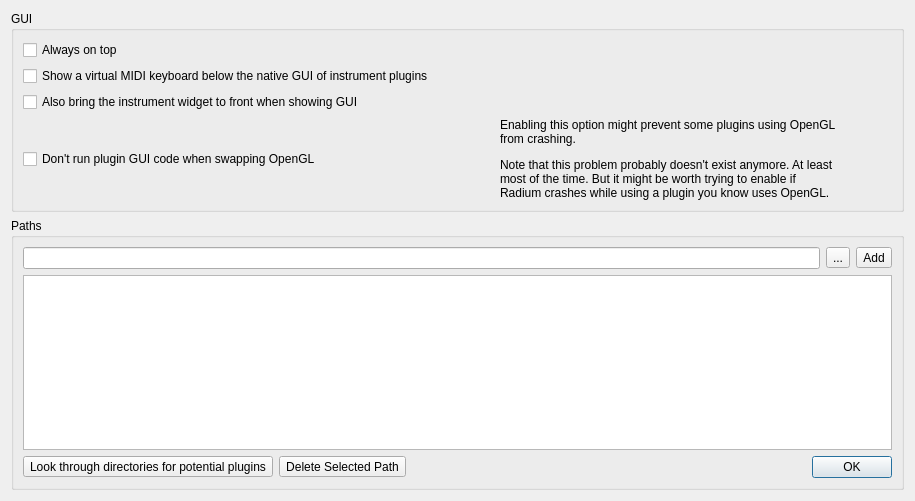
<?xml version="1.0" encoding="UTF-8"?>
<ui version="4.0">
 <class>Vst_paths_widget</class>
 <widget class="QWidget" name="Vst_paths_widget">
  <property name="geometry">
   <rect>
    <x>0</x>
    <y>0</y>
    <width>915</width>
    <height>501</height>
   </rect>
  </property>
  <property name="sizePolicy">
   <sizepolicy hsizetype="Maximum" vsizetype="Maximum">
    <horstretch>0</horstretch>
    <verstretch>0</verstretch>
   </sizepolicy>
  </property>
  <property name="windowTitle">
   <string>VST</string>
  </property>
  <layout class="QGridLayout" name="gridLayout">
   <item row="0" column="0">
    <widget class="QGroupBox" name="groupBox_2">
     <property name="title">
      <string>GUI</string>
     </property>
     <layout class="QGridLayout" name="gridLayout_2">
      <item row="3" column="1">
       <spacer name="horizontalSpacer_2">
        <property name="orientation">
         <enum>Qt::Horizontal</enum>
        </property>
        <property name="sizeType">
         <enum>QSizePolicy::Fixed</enum>
        </property>
        <property name="sizeHint" stdset="0">
         <size>
          <width>60</width>
          <height>20</height>
         </size>
        </property>
       </spacer>
      </item>
      <item row="3" column="3">
       <spacer name="horizontalSpacer_3">
        <property name="orientation">
         <enum>Qt::Horizontal</enum>
        </property>
        <property name="sizeHint" stdset="0">
         <size>
          <width>40</width>
          <height>20</height>
         </size>
        </property>
       </spacer>
      </item>
      <item row="3" column="0">
       <widget class="QCheckBox" name="lock_juce_when_swapping_onoff">
        <property name="text">
         <string>Don't run plugin GUI code when swapping OpenGL</string>
        </property>
       </widget>
      </item>
      <item row="2" column="0">
       <widget class="QCheckBox" name="show_instrument_widget_when_double_clicking">
        <property name="text">
         <string>Also bring the instrument widget to front when showing GUI</string>
        </property>
       </widget>
      </item>
      <item row="0" column="0">
       <widget class="QCheckBox" name="always_on_top">
        <property name="text">
         <string>Always on top</string>
        </property>
       </widget>
      </item>
      <item row="3" column="2">
       <widget class="QLabel" name="label_12">
        <property name="text">
         <string>&lt;html&gt;&lt;head/&gt;&lt;body&gt;&lt;p&gt;&lt;span style=&quot; color:#000000;&quot;&gt;Enabling this option might prevent some plugins using OpenGL&lt;br/&gt;from crashing.&lt;/span&gt;&lt;/p&gt;&lt;p&gt;&lt;span style=&quot; color:#000000;&quot;&gt;
Note that this problem probably doesn't exist anymore. At least&lt;br&gt;
most of the time. But it might be worth trying to enable if&lt;br&gt;
Radium crashes while using a plugin you know uses
OpenGL.&lt;/span&gt;&lt;/p&gt;&lt;/body&gt;&lt;/html&gt;</string>
        </property>
       </widget>
      </item>
      <item row="1" column="0">
       <widget class="QCheckBox" name="show_virtual_keyboard">
        <property name="text">
         <string>Show a virtual MIDI keyboard below the native GUI of instrument plugins</string>
        </property>
       </widget>
      </item>
     </layout>
    </widget>
   </item>
   <item row="1" column="0">
    <widget class="QGroupBox" name="groupBox">
     <property name="title">
      <string>Paths</string>
     </property>
     <layout class="QVBoxLayout" name="verticalLayout">
      <item>
       <layout class="QHBoxLayout" name="horizontalLayout" stretch="0,0,0">
        <property name="spacing">
         <number>6</number>
        </property>
        <item>
         <widget class="QLineEdit" name="path_edit"/>
        </item>
        <item>
         <widget class="QToolButton" name="open_file_dialog_button">
          <property name="text">
           <string>...</string>
          </property>
         </widget>
        </item>
        <item>
         <widget class="QToolButton" name="add_button">
          <property name="text">
           <string>Add</string>
          </property>
         </widget>
        </item>
       </layout>
      </item>
      <item>
       <widget class="QListWidget" name="path_list"/>
      </item>
      <item>
       <layout class="QHBoxLayout" name="horizontalLayout_3">
        <item>
         <widget class="QToolButton" name="rescan_button">
          <property name="text">
           <string>Look through directories for potential plugins</string>
          </property>
         </widget>
        </item>
        <item>
         <widget class="QToolButton" name="delete_button">
          <property name="text">
           <string>Delete Selected Path</string>
          </property>
         </widget>
        </item>
        <item>
         <spacer name="horizontalSpacer">
          <property name="orientation">
           <enum>Qt::Horizontal</enum>
          </property>
          <property name="sizeHint" stdset="0">
           <size>
            <width>40</width>
            <height>20</height>
           </size>
          </property>
         </spacer>
        </item>
        <item>
         <widget class="QDialogButtonBox" name="buttonBox">
          <property name="standardButtons">
           <set>QDialogButtonBox::Ok</set>
          </property>
         </widget>
        </item>
       </layout>
      </item>
     </layout>
    </widget>
   </item>
  </layout>
 </widget>
 <resources/>
 <connections/>
</ui>
